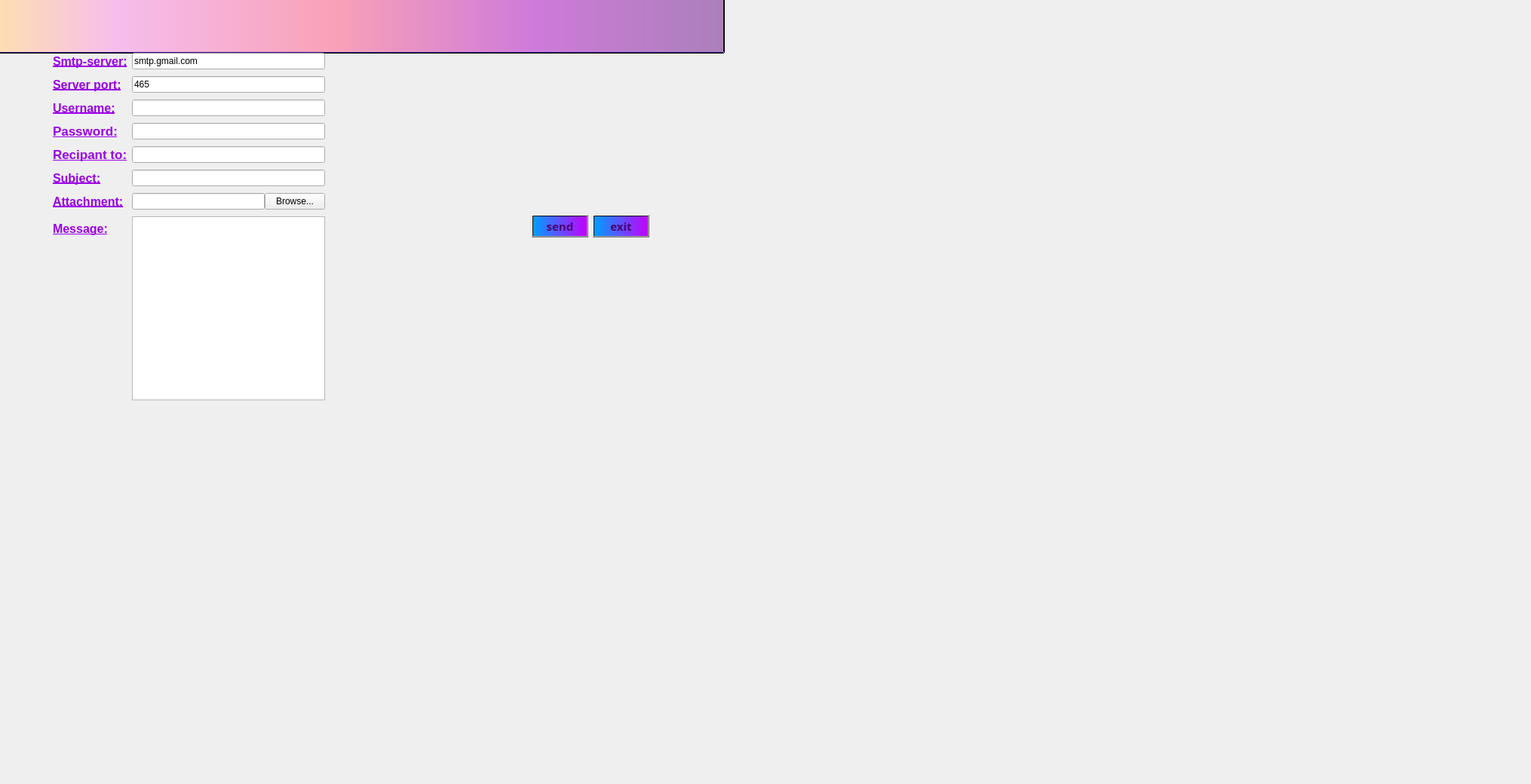
   <widget class="QWidget" name="tab">
    <attribute name="title">
     <string>Mailing</string>
    </attribute>
    <widget class="QPushButton" name="pushButton_recherchecong_9">
     <property name="geometry">
      <rect>
       <x>-60</x>
       <y>-10</y>
       <width>1021</width>
       <height>81</height>
      </rect>
     </property>
     <property name="palette">
      <palette>
       <active>
        <colorrole role="WindowText">
         <brush brushstyle="SolidPattern">
          <color alpha="255">
           <red>0</red>
           <green>0</green>
           <blue>127</blue>
          </color>
         </brush>
        </colorrole>
        <colorrole role="Button">
         <brush brushstyle="LinearGradientPattern">
          <gradient startx="0.000000000000000" starty="0.000000000000000" endx="1.000000000000000" endy="0.000000000000000" type="LinearGradient" spread="PadSpread" coordinatemode="ObjectBoundingMode">
           <gradientstop position="0.010050300000000">
            <color alpha="255">
             <red>252</red>
             <green>222</green>
             <blue>204</blue>
            </color>
           </gradientstop>
           <gradientstop position="0.050251300000000">
            <color alpha="255">
             <red>254</red>
             <green>223</green>
             <blue>175</blue>
            </color>
           </gradientstop>
           <gradientstop position="0.211055000000000">
            <color alpha="255">
             <red>246</red>
             <green>189</green>
             <blue>237</blue>
            </color>
           </gradientstop>
           <gradientstop position="0.487437000000000">
            <color alpha="255">
             <red>249</red>
             <green>162</green>
             <blue>183</blue>
            </color>
           </gradientstop>
           <gradientstop position="0.753769000000000">
            <color alpha="255">
             <red>206</red>
             <green>122</green>
             <blue>218</blue>
            </color>
           </gradientstop>
           <gradientstop position="1.000000000000000">
            <color alpha="255">
             <red>170</red>
             <green>128</green>
             <blue>185</blue>
            </color>
           </gradientstop>
          </gradient>
         </brush>
        </colorrole>
        <colorrole role="Light">
         <brush brushstyle="SolidPattern">
          <color alpha="255">
           <red>170</red>
           <green>127</green>
           <blue>255</blue>
          </color>
         </brush>
        </colorrole>
        <colorrole role="Midlight">
         <brush brushstyle="SolidPattern">
          <color alpha="255">
           <red>127</red>
           <green>63</green>
           <blue>255</blue>
          </color>
         </brush>
        </colorrole>
        <colorrole role="Dark">
         <brush brushstyle="SolidPattern">
          <color alpha="255">
           <red>42</red>
           <green>0</green>
           <blue>127</blue>
          </color>
         </brush>
        </colorrole>
        <colorrole role="Mid">
         <brush brushstyle="SolidPattern">
          <color alpha="255">
           <red>57</red>
           <green>0</green>
           <blue>170</blue>
          </color>
         </brush>
        </colorrole>
        <colorrole role="Text">
         <brush brushstyle="SolidPattern">
          <color alpha="255">
           <red>0</red>
           <green>0</green>
           <blue>127</blue>
          </color>
         </brush>
        </colorrole>
        <colorrole role="BrightText">
         <brush brushstyle="SolidPattern">
          <color alpha="255">
           <red>255</red>
           <green>255</green>
           <blue>255</blue>
          </color>
         </brush>
        </colorrole>
        <colorrole role="ButtonText">
         <brush brushstyle="SolidPattern">
          <color alpha="255">
           <red>0</red>
           <green>0</green>
           <blue>127</blue>
          </color>
         </brush>
        </colorrole>
        <colorrole role="Base">
         <brush brushstyle="LinearGradientPattern">
          <gradient startx="0.000000000000000" starty="0.000000000000000" endx="1.000000000000000" endy="0.000000000000000" type="LinearGradient" spread="PadSpread" coordinatemode="ObjectBoundingMode">
           <gradientstop position="0.010050300000000">
            <color alpha="255">
             <red>252</red>
             <green>222</green>
             <blue>204</blue>
            </color>
           </gradientstop>
           <gradientstop position="0.050251300000000">
            <color alpha="255">
             <red>254</red>
             <green>223</green>
             <blue>175</blue>
            </color>
           </gradientstop>
           <gradientstop position="0.211055000000000">
            <color alpha="255">
             <red>246</red>
             <green>189</green>
             <blue>237</blue>
            </color>
           </gradientstop>
           <gradientstop position="0.487437000000000">
            <color alpha="255">
             <red>249</red>
             <green>162</green>
             <blue>183</blue>
            </color>
           </gradientstop>
           <gradientstop position="0.753769000000000">
            <color alpha="255">
             <red>206</red>
             <green>122</green>
             <blue>218</blue>
            </color>
           </gradientstop>
           <gradientstop position="1.000000000000000">
            <color alpha="255">
             <red>170</red>
             <green>128</green>
             <blue>185</blue>
            </color>
           </gradientstop>
          </gradient>
         </brush>
        </colorrole>
        <colorrole role="Window">
         <brush brushstyle="LinearGradientPattern">
          <gradient startx="0.000000000000000" starty="0.000000000000000" endx="1.000000000000000" endy="0.000000000000000" type="LinearGradient" spread="PadSpread" coordinatemode="ObjectBoundingMode">
           <gradientstop position="0.010050300000000">
            <color alpha="255">
             <red>252</red>
             <green>222</green>
             <blue>204</blue>
            </color>
           </gradientstop>
           <gradientstop position="0.050251300000000">
            <color alpha="255">
             <red>254</red>
             <green>223</green>
             <blue>175</blue>
            </color>
           </gradientstop>
           <gradientstop position="0.211055000000000">
            <color alpha="255">
             <red>246</red>
             <green>189</green>
             <blue>237</blue>
            </color>
           </gradientstop>
           <gradientstop position="0.487437000000000">
            <color alpha="255">
             <red>249</red>
             <green>162</green>
             <blue>183</blue>
            </color>
           </gradientstop>
           <gradientstop position="0.753769000000000">
            <color alpha="255">
             <red>206</red>
             <green>122</green>
             <blue>218</blue>
            </color>
           </gradientstop>
           <gradientstop position="1.000000000000000">
            <color alpha="255">
             <red>170</red>
             <green>128</green>
             <blue>185</blue>
            </color>
           </gradientstop>
          </gradient>
         </brush>
        </colorrole>
        <colorrole role="Shadow">
         <brush brushstyle="SolidPattern">
          <color alpha="255">
           <red>0</red>
           <green>0</green>
           <blue>0</blue>
          </color>
         </brush>
        </colorrole>
        <colorrole role="AlternateBase">
         <brush brushstyle="SolidPattern">
          <color alpha="255">
           <red>170</red>
           <green>127</green>
           <blue>255</blue>
          </color>
         </brush>
        </colorrole>
        <colorrole role="ToolTipBase">
         <brush brushstyle="SolidPattern">
          <color alpha="255">
           <red>255</red>
           <green>255</green>
           <blue>220</blue>
          </color>
         </brush>
        </colorrole>
        <colorrole role="ToolTipText">
         <brush brushstyle="SolidPattern">
          <color alpha="255">
           <red>0</red>
           <green>0</green>
           <blue>0</blue>
          </color>
         </brush>
        </colorrole>
        <colorrole role="PlaceholderText">
         <brush brushstyle="SolidPattern">
          <color alpha="128">
           <red>0</red>
           <green>0</green>
           <blue>0</blue>
          </color>
         </brush>
        </colorrole>
       </active>
       <inactive>
        <colorrole role="WindowText">
         <brush brushstyle="SolidPattern">
          <color alpha="255">
           <red>0</red>
           <green>0</green>
           <blue>127</blue>
          </color>
         </brush>
        </colorrole>
        <colorrole role="Button">
         <brush brushstyle="LinearGradientPattern">
          <gradient startx="0.000000000000000" starty="0.000000000000000" endx="1.000000000000000" endy="0.000000000000000" type="LinearGradient" spread="PadSpread" coordinatemode="ObjectBoundingMode">
           <gradientstop position="0.010050300000000">
            <color alpha="255">
             <red>252</red>
             <green>222</green>
             <blue>204</blue>
            </color>
           </gradientstop>
           <gradientstop position="0.050251300000000">
            <color alpha="255">
             <red>254</red>
             <green>223</green>
             <blue>175</blue>
            </color>
           </gradientstop>
           <gradientstop position="0.211055000000000">
            <color alpha="255">
             <red>246</red>
             <green>189</green>
             <blue>237</blue>
            </color>
           </gradientstop>
           <gradientstop position="0.487437000000000">
            <color alpha="255">
             <red>249</red>
             <green>162</green>
             <blue>183</blue>
            </color>
           </gradientstop>
           <gradientstop position="0.753769000000000">
            <color alpha="255">
             <red>206</red>
             <green>122</green>
             <blue>218</blue>
            </color>
           </gradientstop>
           <gradientstop position="1.000000000000000">
            <color alpha="255">
             <red>170</red>
             <green>128</green>
             <blue>185</blue>
            </color>
           </gradientstop>
          </gradient>
         </brush>
        </colorrole>
        <colorrole role="Light">
         <brush brushstyle="SolidPattern">
          <color alpha="255">
           <red>170</red>
           <green>127</green>
           <blue>255</blue>
          </color>
         </brush>
        </colorrole>
        <colorrole role="Midlight">
         <brush brushstyle="SolidPattern">
          <color alpha="255">
           <red>127</red>
           <green>63</green>
           <blue>255</blue>
          </color>
         </brush>
        </colorrole>
        <colorrole role="Dark">
         <brush brushstyle="SolidPattern">
          <color alpha="255">
           <red>42</red>
           <green>0</green>
           <blue>127</blue>
          </color>
         </brush>
        </colorrole>
        <colorrole role="Mid">
         <brush brushstyle="SolidPattern">
          <color alpha="255">
           <red>57</red>
           <green>0</green>
           <blue>170</blue>
          </color>
         </brush>
        </colorrole>
        <colorrole role="Text">
         <brush brushstyle="SolidPattern">
          <color alpha="255">
           <red>0</red>
           <green>0</green>
           <blue>127</blue>
          </color>
         </brush>
        </colorrole>
        <colorrole role="BrightText">
         <brush brushstyle="SolidPattern">
          <color alpha="255">
           <red>255</red>
           <green>255</green>
           <blue>255</blue>
          </color>
         </brush>
        </colorrole>
        <colorrole role="ButtonText">
         <brush brushstyle="SolidPattern">
          <color alpha="255">
           <red>0</red>
           <green>0</green>
           <blue>127</blue>
          </color>
         </brush>
        </colorrole>
        <colorrole role="Base">
         <brush brushstyle="LinearGradientPattern">
          <gradient startx="0.000000000000000" starty="0.000000000000000" endx="1.000000000000000" endy="0.000000000000000" type="LinearGradient" spread="PadSpread" coordinatemode="ObjectBoundingMode">
           <gradientstop position="0.010050300000000">
            <color alpha="255">
             <red>252</red>
             <green>222</green>
             <blue>204</blue>
            </color>
           </gradientstop>
           <gradientstop position="0.050251300000000">
            <color alpha="255">
             <red>254</red>
             <green>223</green>
             <blue>175</blue>
            </color>
           </gradientstop>
           <gradientstop position="0.211055000000000">
            <color alpha="255">
             <red>246</red>
             <green>189</green>
             <blue>237</blue>
            </color>
           </gradientstop>
           <gradientstop position="0.487437000000000">
            <color alpha="255">
             <red>249</red>
             <green>162</green>
             <blue>183</blue>
            </color>
           </gradientstop>
           <gradientstop position="0.753769000000000">
            <color alpha="255">
             <red>206</red>
             <green>122</green>
             <blue>218</blue>
            </color>
           </gradientstop>
           <gradientstop position="1.000000000000000">
            <color alpha="255">
             <red>170</red>
             <green>128</green>
             <blue>185</blue>
            </color>
           </gradientstop>
          </gradient>
         </brush>
        </colorrole>
        <colorrole role="Window">
         <brush brushstyle="LinearGradientPattern">
          <gradient startx="0.000000000000000" starty="0.000000000000000" endx="1.000000000000000" endy="0.000000000000000" type="LinearGradient" spread="PadSpread" coordinatemode="ObjectBoundingMode">
           <gradientstop position="0.010050300000000">
            <color alpha="255">
             <red>252</red>
             <green>222</green>
             <blue>204</blue>
            </color>
           </gradientstop>
           <gradientstop position="0.050251300000000">
            <color alpha="255">
             <red>254</red>
             <green>223</green>
             <blue>175</blue>
            </color>
           </gradientstop>
           <gradientstop position="0.211055000000000">
            <color alpha="255">
             <red>246</red>
             <green>189</green>
             <blue>237</blue>
            </color>
           </gradientstop>
           <gradientstop position="0.487437000000000">
            <color alpha="255">
             <red>249</red>
             <green>162</green>
             <blue>183</blue>
            </color>
           </gradientstop>
           <gradientstop position="0.753769000000000">
            <color alpha="255">
             <red>206</red>
             <green>122</green>
             <blue>218</blue>
            </color>
           </gradientstop>
           <gradientstop position="1.000000000000000">
            <color alpha="255">
             <red>170</red>
             <green>128</green>
             <blue>185</blue>
            </color>
           </gradientstop>
          </gradient>
         </brush>
        </colorrole>
        <colorrole role="Shadow">
         <brush brushstyle="SolidPattern">
          <color alpha="255">
           <red>0</red>
           <green>0</green>
           <blue>0</blue>
          </color>
         </brush>
        </colorrole>
        <colorrole role="AlternateBase">
         <brush brushstyle="SolidPattern">
          <color alpha="255">
           <red>170</red>
           <green>127</green>
           <blue>255</blue>
          </color>
         </brush>
        </colorrole>
        <colorrole role="ToolTipBase">
         <brush brushstyle="SolidPattern">
          <color alpha="255">
           <red>255</red>
           <green>255</green>
           <blue>220</blue>
          </color>
         </brush>
        </colorrole>
        <colorrole role="ToolTipText">
         <brush brushstyle="SolidPattern">
          <color alpha="255">
           <red>0</red>
           <green>0</green>
           <blue>0</blue>
          </color>
         </brush>
        </colorrole>
        <colorrole role="PlaceholderText">
         <brush brushstyle="SolidPattern">
          <color alpha="128">
           <red>0</red>
           <green>0</green>
           <blue>0</blue>
          </color>
         </brush>
        </colorrole>
       </inactive>
       <disabled>
        <colorrole role="WindowText">
         <brush brushstyle="SolidPattern">
          <color alpha="255">
           <red>0</red>
           <green>0</green>
           <blue>127</blue>
          </color>
         </brush>
        </colorrole>
        <colorrole role="Button">
         <brush brushstyle="LinearGradientPattern">
          <gradient startx="0.000000000000000" starty="0.000000000000000" endx="1.000000000000000" endy="0.000000000000000" type="LinearGradient" spread="PadSpread" coordinatemode="ObjectBoundingMode">
           <gradientstop position="0.010050300000000">
            <color alpha="255">
             <red>252</red>
             <green>222</green>
             <blue>204</blue>
            </color>
           </gradientstop>
           <gradientstop position="0.050251300000000">
            <color alpha="255">
             <red>254</red>
             <green>223</green>
             <blue>175</blue>
            </color>
           </gradientstop>
           <gradientstop position="0.211055000000000">
            <color alpha="255">
             <red>246</red>
             <green>189</green>
             <blue>237</blue>
            </color>
           </gradientstop>
           <gradientstop position="0.487437000000000">
            <color alpha="255">
             <red>249</red>
             <green>162</green>
             <blue>183</blue>
            </color>
           </gradientstop>
           <gradientstop position="0.753769000000000">
            <color alpha="255">
             <red>206</red>
             <green>122</green>
             <blue>218</blue>
            </color>
           </gradientstop>
           <gradientstop position="1.000000000000000">
            <color alpha="255">
             <red>170</red>
             <green>128</green>
             <blue>185</blue>
            </color>
           </gradientstop>
          </gradient>
         </brush>
        </colorrole>
        <colorrole role="Light">
         <brush brushstyle="SolidPattern">
          <color alpha="255">
           <red>170</red>
           <green>127</green>
           <blue>255</blue>
          </color>
         </brush>
        </colorrole>
        <colorrole role="Midlight">
         <brush brushstyle="SolidPattern">
          <color alpha="255">
           <red>127</red>
           <green>63</green>
           <blue>255</blue>
          </color>
         </brush>
        </colorrole>
        <colorrole role="Dark">
         <brush brushstyle="SolidPattern">
          <color alpha="255">
           <red>42</red>
           <green>0</green>
           <blue>127</blue>
          </color>
         </brush>
        </colorrole>
        <colorrole role="Mid">
         <brush brushstyle="SolidPattern">
          <color alpha="255">
           <red>57</red>
           <green>0</green>
           <blue>170</blue>
          </color>
         </brush>
        </colorrole>
        <colorrole role="Text">
         <brush brushstyle="SolidPattern">
          <color alpha="255">
           <red>0</red>
           <green>0</green>
           <blue>127</blue>
          </color>
         </brush>
        </colorrole>
        <colorrole role="BrightText">
         <brush brushstyle="SolidPattern">
          <color alpha="255">
           <red>255</red>
           <green>255</green>
           <blue>255</blue>
          </color>
         </brush>
        </colorrole>
        <colorrole role="ButtonText">
         <brush brushstyle="SolidPattern">
          <color alpha="255">
           <red>0</red>
           <green>0</green>
           <blue>127</blue>
          </color>
         </brush>
        </colorrole>
        <colorrole role="Base">
         <brush brushstyle="LinearGradientPattern">
          <gradient startx="0.000000000000000" starty="0.000000000000000" endx="1.000000000000000" endy="0.000000000000000" type="LinearGradient" spread="PadSpread" coordinatemode="ObjectBoundingMode">
           <gradientstop position="0.010050300000000">
            <color alpha="255">
             <red>252</red>
             <green>222</green>
             <blue>204</blue>
            </color>
           </gradientstop>
           <gradientstop position="0.050251300000000">
            <color alpha="255">
             <red>254</red>
             <green>223</green>
             <blue>175</blue>
            </color>
           </gradientstop>
           <gradientstop position="0.211055000000000">
            <color alpha="255">
             <red>246</red>
             <green>189</green>
             <blue>237</blue>
            </color>
           </gradientstop>
           <gradientstop position="0.487437000000000">
            <color alpha="255">
             <red>249</red>
             <green>162</green>
             <blue>183</blue>
            </color>
           </gradientstop>
           <gradientstop position="0.753769000000000">
            <color alpha="255">
             <red>206</red>
             <green>122</green>
             <blue>218</blue>
            </color>
           </gradientstop>
           <gradientstop position="1.000000000000000">
            <color alpha="255">
             <red>170</red>
             <green>128</green>
             <blue>185</blue>
            </color>
           </gradientstop>
          </gradient>
         </brush>
        </colorrole>
        <colorrole role="Window">
         <brush brushstyle="LinearGradientPattern">
          <gradient startx="0.000000000000000" starty="0.000000000000000" endx="1.000000000000000" endy="0.000000000000000" type="LinearGradient" spread="PadSpread" coordinatemode="ObjectBoundingMode">
           <gradientstop position="0.010050300000000">
            <color alpha="255">
             <red>252</red>
             <green>222</green>
             <blue>204</blue>
            </color>
           </gradientstop>
           <gradientstop position="0.050251300000000">
            <color alpha="255">
             <red>254</red>
             <green>223</green>
             <blue>175</blue>
            </color>
           </gradientstop>
           <gradientstop position="0.211055000000000">
            <color alpha="255">
             <red>246</red>
             <green>189</green>
             <blue>237</blue>
            </color>
           </gradientstop>
           <gradientstop position="0.487437000000000">
            <color alpha="255">
             <red>249</red>
             <green>162</green>
             <blue>183</blue>
            </color>
           </gradientstop>
           <gradientstop position="0.753769000000000">
            <color alpha="255">
             <red>206</red>
             <green>122</green>
             <blue>218</blue>
            </color>
           </gradientstop>
           <gradientstop position="1.000000000000000">
            <color alpha="255">
             <red>170</red>
             <green>128</green>
             <blue>185</blue>
            </color>
           </gradientstop>
          </gradient>
         </brush>
        </colorrole>
        <colorrole role="Shadow">
         <brush brushstyle="SolidPattern">
          <color alpha="255">
           <red>0</red>
           <green>0</green>
           <blue>0</blue>
          </color>
         </brush>
        </colorrole>
        <colorrole role="AlternateBase">
         <brush brushstyle="SolidPattern">
          <color alpha="255">
           <red>85</red>
           <green>0</green>
           <blue>255</blue>
          </color>
         </brush>
        </colorrole>
        <colorrole role="ToolTipBase">
         <brush brushstyle="SolidPattern">
          <color alpha="255">
           <red>255</red>
           <green>255</green>
           <blue>220</blue>
          </color>
         </brush>
        </colorrole>
        <colorrole role="ToolTipText">
         <brush brushstyle="SolidPattern">
          <color alpha="255">
           <red>0</red>
           <green>0</green>
           <blue>0</blue>
          </color>
         </brush>
        </colorrole>
        <colorrole role="PlaceholderText">
         <brush brushstyle="SolidPattern">
          <color alpha="128">
           <red>0</red>
           <green>0</green>
           <blue>0</blue>
          </color>
         </brush>
        </colorrole>
       </disabled>
      </palette>
     </property>
     <property name="font">
      <font>
       <family>Lucida Calligraphy</family>
       <pointsize>10</pointsize>
       <weight>75</weight>
       <italic>true</italic>
       <bold>true</bold>
       <underline>false</underline>
       <strikeout>false</strikeout>
      </font>
     </property>
     <property name="styleSheet">
      <string notr="true">background-color: qlineargradient(spread:pad, x1:1, y1:0, x2:1, y2:0, stop:0.919598 rgba(255, 0, 111, 255), stop:0.98 rgba(0, 0, 0, 255), stop:1 rgba(235, 148, 61, 255));
color: rgb(0, 0, 127);
background-color: qlineargradient(spread:pad, x1:0, y1:0, x2:1, y2:0, stop:0.0100503 rgba(252, 222, 204, 255), stop:0.0502513 rgba(254, 223, 175, 255), stop:0.211055 rgba(246, 189, 237, 255), stop:0.487437 rgba(249, 162, 183, 255), stop:0.753769 rgba(206, 122, 218, 255), stop:1 rgba(170, 128, 185, 255));</string>
     </property>
     <property name="text">
      <string/>
     </property>
     <property name="icon">
      <iconset>
       <normaloff>../imagesQT/ml.png</normaloff>../imagesQT/ml.png</iconset>
     </property>
     <property name="iconSize">
      <size>
       <width>100</width>
       <height>121</height>
      </size>
     </property>
    </widget>
    <widget class="QLabel" name="label_photo_5">
     <property name="geometry">
      <rect>
       <x>-70</x>
       <y>-10</y>
       <width>2021</width>
       <height>1031</height>
      </rect>
     </property>
     <property name="text">
      <string/>
     </property>
     <property name="pixmap">
      <pixmap>../imagesQT/modifcongback.jpg</pixmap>
     </property>
    </widget>
    <widget class="QWidget" name="layoutWidget">
     <property name="geometry">
      <rect>
       <x>70</x>
       <y>70</y>
       <width>791</width>
       <height>461</height>
      </rect>
     </property>
     <layout class="QHBoxLayout" name="horizontalLayout">
      <item>
       <layout class="QFormLayout" name="formLayout">
        <property name="fieldGrowthPolicy">
         <enum>QFormLayout::ExpandingFieldsGrow</enum>
        </property>
        <property name="rowWrapPolicy">
         <enum>QFormLayout::WrapLongRows</enum>
        </property>
        <property name="verticalSpacing">
         <number>9</number>
        </property>
        <item row="0" column="0">
         <widget class="QLabel" name="label">
          <property name="font">
           <font>
            <pointsize>12</pointsize>
            <weight>75</weight>
            <bold>true</bold>
            <underline>true</underline>
           </font>
          </property>
          <property name="styleSheet">
           <string notr="true">color:rgb(153, 0, 229)</string>
          </property>
          <property name="text">
           <string>Smtp-server:</string>
          </property>
         </widget>
        </item>
        <item row="0" column="1">
         <widget class="QLineEdit" name="server">
          <property name="text">
           <string>smtp.gmail.com</string>
          </property>
         </widget>
        </item>
        <item row="1" column="0">
         <widget class="QLabel" name="label_2">
          <property name="font">
           <font>
            <pointsize>12</pointsize>
            <weight>75</weight>
            <bold>true</bold>
            <underline>true</underline>
           </font>
          </property>
          <property name="styleSheet">
           <string notr="true">color:rgb(153, 0, 229)</string>
          </property>
          <property name="text">
           <string>Server port:</string>
          </property>
         </widget>
        </item>
        <item row="1" column="1">
         <widget class="QLineEdit" name="port">
          <property name="text">
           <string>465</string>
          </property>
         </widget>
        </item>
        <item row="2" column="0">
         <widget class="QLabel" name="label_3">
          <property name="font">
           <font>
            <pointsize>12</pointsize>
            <weight>75</weight>
            <bold>true</bold>
            <underline>true</underline>
           </font>
          </property>
          <property name="styleSheet">
           <string notr="true">color:rgb(153, 0, 229)</string>
          </property>
          <property name="text">
           <string>Username:</string>
          </property>
         </widget>
        </item>
        <item row="2" column="1">
         <widget class="QLineEdit" name="uname"/>
        </item>
        <item row="3" column="0">
         <widget class="QLabel" name="label_6">
          <property name="font">
           <font>
            <pointsize>13</pointsize>
            <weight>75</weight>
            <bold>true</bold>
            <underline>true</underline>
           </font>
          </property>
          <property name="styleSheet">
           <string notr="true">color:rgb(153, 0, 229)</string>
          </property>
          <property name="text">
           <string>Password:</string>
          </property>
         </widget>
        </item>
        <item row="3" column="1">
         <widget class="QLineEdit" name="paswd">
          <property name="inputMask">
           <string/>
          </property>
          <property name="echoMode">
           <enum>QLineEdit::Password</enum>
          </property>
         </widget>
        </item>
        <item row="4" column="0">
         <widget class="QLabel" name="label_10">
          <property name="font">
           <font>
            <pointsize>13</pointsize>
            <weight>75</weight>
            <bold>true</bold>
            <underline>true</underline>
           </font>
          </property>
          <property name="styleSheet">
           <string notr="true">color:rgb(153, 0, 229)</string>
          </property>
          <property name="text">
           <string>Recipant to:</string>
          </property>
         </widget>
        </item>
        <item row="4" column="1">
         <widget class="QLineEdit" name="rcpt"/>
        </item>
        <item row="5" column="0">
         <widget class="QLabel" name="label_33">
          <property name="font">
           <font>
            <pointsize>12</pointsize>
            <weight>75</weight>
            <bold>true</bold>
            <underline>true</underline>
           </font>
          </property>
          <property name="styleSheet">
           <string notr="true">color:rgb(153, 0, 229)</string>
          </property>
          <property name="text">
           <string>Subject:</string>
          </property>
         </widget>
        </item>
        <item row="5" column="1">
         <widget class="QLineEdit" name="subject"/>
        </item>
        <item row="6" column="0">
         <widget class="QLabel" name="label_34">
          <property name="font">
           <font>
            <pointsize>12</pointsize>
            <weight>75</weight>
            <bold>true</bold>
            <underline>true</underline>
           </font>
          </property>
          <property name="styleSheet">
           <string notr="true">color:rgb(153, 0, 229)</string>
          </property>
          <property name="text">
           <string>Attachment:</string>
          </property>
         </widget>
        </item>
        <item row="6" column="1">
         <layout class="QHBoxLayout" name="horizontalLayout_3">
          <item>
           <widget class="QLineEdit" name="file">
            <property name="readOnly">
             <bool>true</bool>
            </property>
           </widget>
          </item>
          <item>
           <widget class="QPushButton" name="browseBtn">
            <property name="text">
             <string>Browse...</string>
            </property>
           </widget>
          </item>
         </layout>
        </item>
        <item row="7" column="0">
         <widget class="QLabel" name="label_35">
          <property name="font">
           <font>
            <pointsize>12</pointsize>
            <weight>75</weight>
            <bold>true</bold>
            <underline>true</underline>
           </font>
          </property>
          <property name="styleSheet">
           <string notr="true">color:rgb(153, 0, 229)</string>
          </property>
          <property name="text">
           <string>Message:</string>
          </property>
         </widget>
        </item>
        <item row="7" column="1">
         <widget class="QPlainTextEdit" name="msg"/>
        </item>
       </layout>
      </item>
      <item>
       <spacer name="horizontalSpacer">
        <property name="orientation">
         <enum>Qt::Horizontal</enum>
        </property>
        <property name="sizeHint" stdset="0">
         <size>
          <width>40</width>
          <height>20</height>
         </size>
        </property>
       </spacer>
      </item>
      <item>
       <widget class="QPushButton" name="sendBtn">
        <property name="font">
         <font>
          <family>Lucida Calligraphy</family>
          <pointsize>11</pointsize>
          <weight>75</weight>
          <bold>true</bold>
         </font>
        </property>
        <property name="styleSheet">
         <string notr="true">background-color: qlineargradient(spread:pad, x1:0, y1:0, x2:1, y2:0, stop:0 rgba(0, 158, 255, 255), stop:1 rgba(195, 0, 255, 255));
color: rgb(74, 0, 111);</string>
        </property>
        <property name="text">
         <string>send</string>
        </property>
       </widget>
      </item>
      <item>
       <widget class="QPushButton" name="exitBtn">
        <property name="font">
         <font>
          <family>Lucida Calligraphy</family>
          <pointsize>11</pointsize>
          <weight>75</weight>
          <bold>true</bold>
         </font>
        </property>
        <property name="styleSheet">
         <string notr="true">background-color: qlineargradient(spread:pad, x1:0, y1:0, x2:1, y2:0, stop:0 rgba(0, 158, 255, 255), stop:1 rgba(195, 0, 255, 255));
color: rgb(74, 0, 111);</string>
        </property>
        <property name="text">
         <string>exit</string>
        </property>
       </widget>
      </item>
     </layout>
    </widget>
    <zorder>label_photo_5</zorder>
    <zorder>pushButton_recherchecong_9</zorder>
    <zorder>layoutWidget</zorder>
   </widget>
